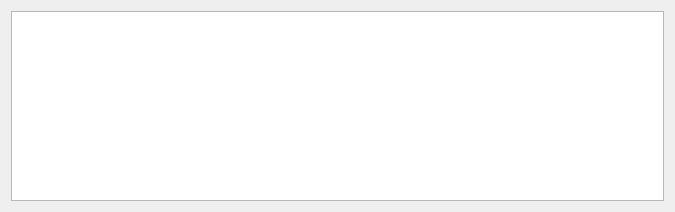
<?xml version="1.0" encoding="UTF-8"?>
<ui version="4.0">
 <class>Log</class>
 <widget class="QWidget" name="Log">
  <property name="geometry">
   <rect>
    <x>0</x>
    <y>0</y>
    <width>675</width>
    <height>212</height>
   </rect>
  </property>
  <property name="minimumSize">
   <size>
    <width>675</width>
    <height>212</height>
   </size>
  </property>
  <property name="maximumSize">
   <size>
    <width>675</width>
    <height>212</height>
   </size>
  </property>
  <property name="windowTitle">
   <string>日志信息</string>
  </property>
  <property name="windowIcon">
   <iconset resource="../resource/mainwindow.qrc">
    <normaloff>:/menu/images/bee_temp_grey.png</normaloff>:/menu/images/bee_temp_grey.png</iconset>
  </property>
  <layout class="QFormLayout">
   <item row="0" column="0" colspan="2">
    <widget class="QListWidget" name="log_list"/>
   </item>
  </layout>
 </widget>
 <resources>
  <include location="../resource/mainwindow.qrc"/>
 </resources>
 <connections/>
</ui>
